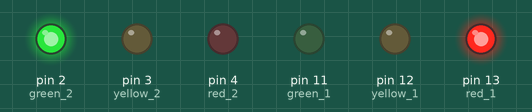
The sketch below on a simulated Arduino Uno, built with avr-gcc and run on an emulated ATmega328P. Parts: output pins drawn as LEDs (lit = HIGH).

Above: at 1.7 s.
At 4.2 s:
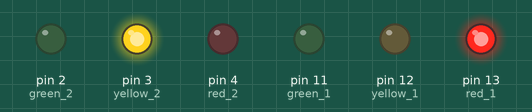
At 5.2 s:
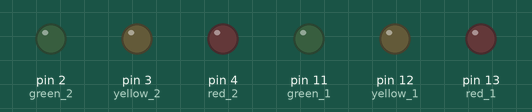
At 7.2 s:
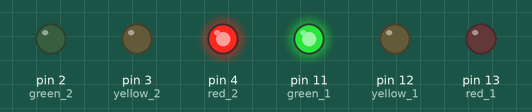
At 9.7 s:
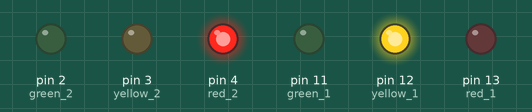
Timing chart, 0 to 14.3 s (numbered marks = the images above):
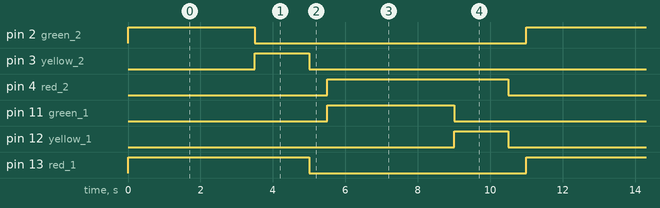

Measured:
- by itself, pin 2 (green_2), pin 11 (green_1): alternates HIGH for 3.5 s and LOW for 7.5 s
- by itself, pin 3 (yellow_2), pin 12 (yellow_1): alternates HIGH for 1.5 s and LOW for 9.5 s
- by itself, pin 4 (red_2), pin 13 (red_1): alternates HIGH for 5.0 s and LOW for 6.0 s

The sketch:

semaforo.ino
```cpp
int green_1 = 11;
int yellow_1 = 12;
int red_1  = 13;

int green_2 = 2;
int yellow_2 = 3;
int red_2  = 4;


void setup() {

  //Configurando semáforo 1
  pinMode(red_1, OUTPUT); //Led Vermelho 1
  pinMode(yellow_1, OUTPUT); //Led Amarelo 1
  pinMode(green_1, OUTPUT); //Led Verde 1


  //Configurando semáforo 2
  pinMode(red_2, OUTPUT); //Led Vermelho 2
  pinMode(yellow_2, OUTPUT); //Led Amarelo 2
  pinMode(green_2, OUTPUT); //Led Verde 2

}

void loop() {

  //Ciclo 1
  //-------------------------------------------------
  cicloSemaforo(red_1, green_2, yellow_2);

  //Ciclo 2
  //-------------------------------------------------
  cicloSemaforo(red_2, green_1, yellow_1);
}


void cicloSemaforo(int red, int green, int yellow){
  digitalWrite(red,HIGH); //Led Vermelho 1 aceso
  digitalWrite(green,HIGH); //Led Verde 2 aceso

  delay(3500); //Delay de 3,5s

  digitalWrite(green,LOW); //Led Verde 2 apagado
  digitalWrite(yellow,HIGH); //Led Amarelo 2 aceso

  delay(1500); //Delay de 1,5s


  digitalWrite(red,LOW); //Led Vermelho 1 apagado
  digitalWrite(yellow,LOW); //Led Amarelo 2 apagado

  delay(500); //Delay de 0,5s
}
```
